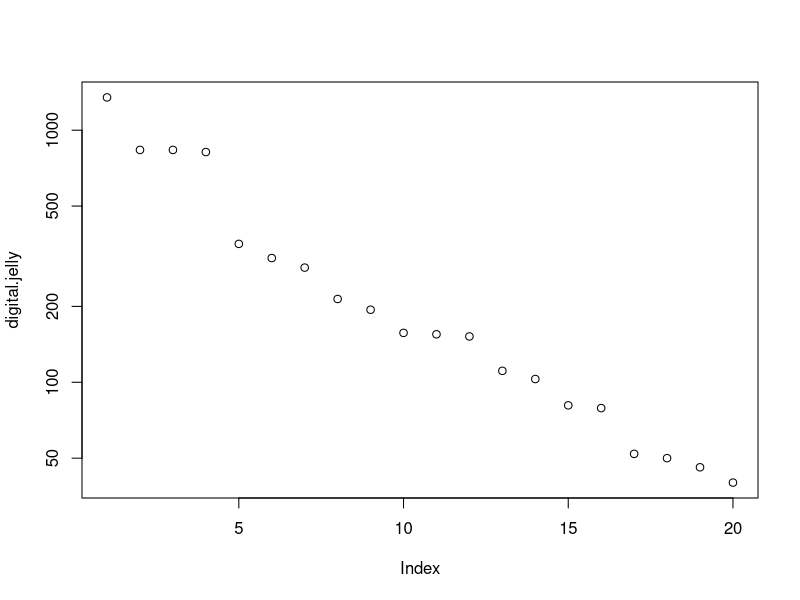
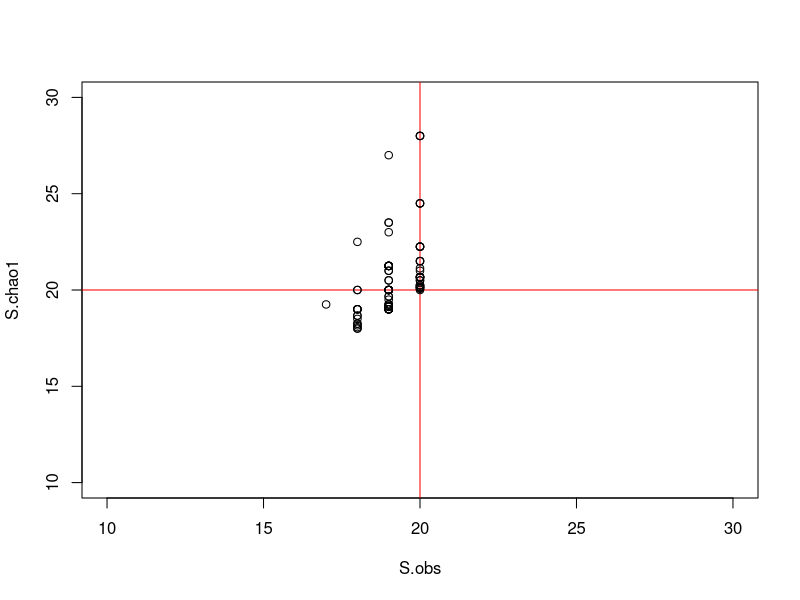
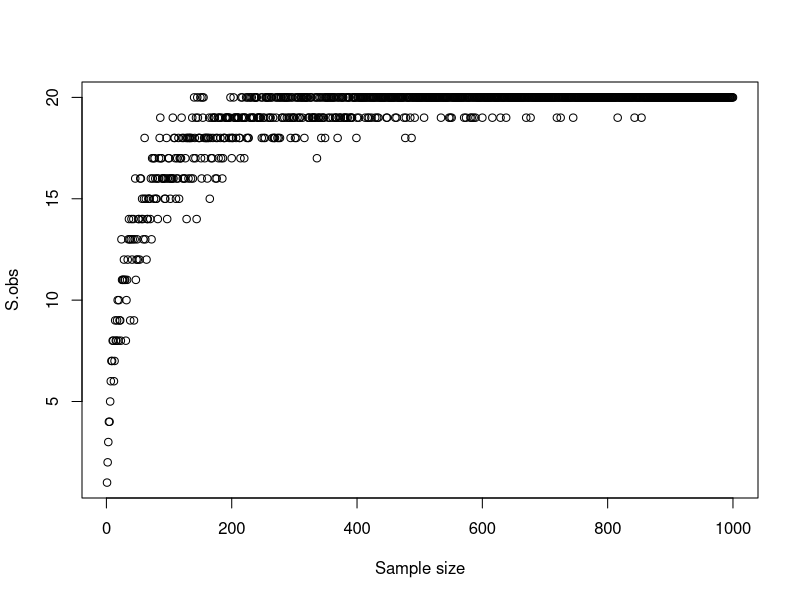

These charts were generated, in order, by the following R code:
## ---- chunk 1
rm(list = ls()) # clear working directory
## ---- chunk 2
x <- 1:15
if (sample(x, 1) <= 10) {
   print(paste("x is",x ,"and is less than 10"))
} else {
   print(paste("x is",x,"and is greater than 10"))
}
## ---- chunk 3
for(i in 1:10){
  print(i)
}
## ---- chunk 4
x <- c("apples", "oranges", "bananas", "strawberries")

for (i in seq(x)) {
    print(x[i])
}
## ---- chunk 5
for (i in x) {
    print(i)
}
## ---- chunk 6
for (i in seq(x)) {
  len <- nchar(x[i])
  print(len)
}
## ---- chunk 7
sapply(x, nchar)
## ---- chunk 8
for(i in 1:10){
  if(i %% 3 == 0){
    print(i)
  }
}
## ---- chunk 9
i <- 1
while (i < 10) {
    print(i)
    i <- i + 1
}
## ---- chunk 10
set.seed(6)
digital.jelly <- round(rlnorm(n = 20, meanlog = 5 ))
digital.jelly <- sort(digital.jelly,decreasing = T)
names(digital.jelly) <- paste0("species.",LETTERS[seq(digital.jelly)])
plot(digital.jelly, log='y')
## ---- chunk 11
sample.community <- function (x,n){
  survey <- sample(seq(x),size = n, replace = T,prob = x)
  survey.sum <- rep(0, length(x))
  for (i in survey){
    survey.sum[i]<-survey.sum[i]+1
  }
  return(survey.sum)
}
## ---- chunk 12
# Functions from alpha diversity handout
S.obs <- function(x = ""){
  rowSums(x > 0) * 1
}

S.chao1 <- function(x = ""){
  S.obs(x) + (sum(x == 1)^2) / (2 * sum(x == 2))
}
## ---- chunk 13
S.true <- length(digital.jelly)
plot(0, t = "n", xlim = c(S.true/2, 1.5 * S.true), ylim = c(S.true/2, 1.5 * S.true), 
     xlab = "S.obs", ylab = "S.chao1")
abline(h = S.true, v = S.true, col = "red")

N <- 200

for ( i in 1:100){
  sample.dj <- sample.community(digital.jelly,N)
  x<-S.obs(t(sample.dj))
  y<-S.chao1(t(sample.dj))
  points(x,y)
}
## ---- chunk 14

#first take a single sample of size N from the source population
N<-1000
sample.dj <- sample.community(digital.jelly,n = N)

#generate vector to store results
S.collectors <- rep(NA, N)
#loop through 1:N and check S.obs
for (i in 1:N){
  current <-  sample.community(sample.dj,n = i)
  S.collectors[i] <- S.obs(t(current))
}

plot(1:N, S.collectors, xlab = "Sample size",ylab = "S.obs")
